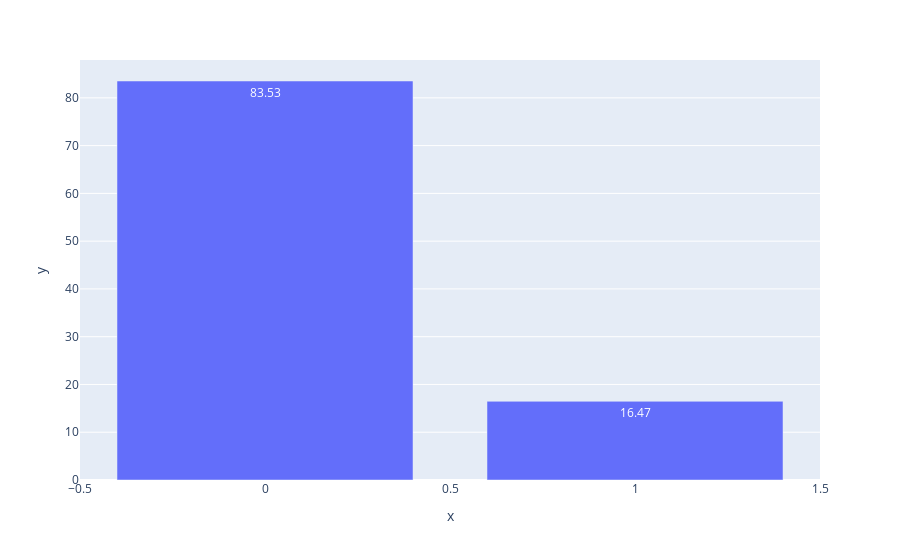

The cell this chart's notebook holds for it:
### Code cell
import plotly.express as px

fig = px.bar(x=df.match.value_counts().index, y=df.match.value_counts().values/len(df)*100, text_auto='.2f')
fig.show()

### Figure 1 — Plotly figure (JSON) as saved in the notebook; plotly's stock layout.template omitted (floating-point values rounded to 4 significant figures)
{"data": [{"alignmentgroup": "True", "hovertemplate": "x=%{x}<br>y=%{y}<extra></extra>", "legendgroup": "", "marker": {"color": "#636efa", "pattern": {"shape": ""}}, "name": "", "offsetgroup": "", "orientation": "v", "showlegend": false, "textposition": "auto", "texttemplate": "%{y:.2f}", "type": "bar", "x": [0, 1], "xaxis": "x", "y": [83.53, 16.47], "yaxis": "y"}], "layout": {"barmode": "relative", "legend": {"tracegroupgap": 0}, "margin": {"t": 60}, "xaxis": {"anchor": "y", "domain": [0, 1], "title": {"text": "x"}}, "yaxis": {"anchor": "x", "domain": [0, 1], "title": {"text": "y"}}}}
